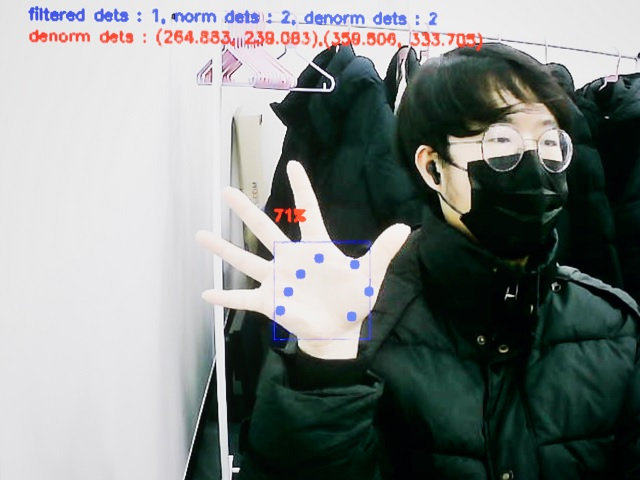
//> input picture 03_hand_desktop/testimg.jpg, 640 x 480 px
$ ./02_test2   (built with g++ and OpenCV 4)
//> lines starting //> are read from the running program, lines starting //| are printed output that depends on the picture; after the words box and inside, x2 and y2 are one past the last pixel; in counts of white or black regions, pixels touching at a corner belong together
#include <opencv2/opencv.hpp>

int main() {
    cv::Mat img = cv::imread("testimg.jpg");
//> img is the input picture: 480 rows x 640 cols, CV_8UC3; mean B, G, R 132.7, 134.8, 129.3


    float theta = -30;
    cv::Rect box(260, 240, 120, 120);

    float scale = 2.6;

    // 회전 중심점 계산
    cv::Point2f center(box.x + box.width / 2, box.y + box.height / 2);

    // 회전 변환 행렬 계산
    cv::Mat rotationMatrix = cv::getRotationMatrix2D(center, theta, 1.0);


    // 원래 detection 꼭지점
    cv::Point2f originaDetPoints[4] = {
    cv::Point2f(box.x, box.y),
    cv::Point2f(box.x + box.width, box.y),
    cv::Point2f(box.x + box.width, box.y + box.height),
    cv::Point2f(box.x, box.y + box.height)
    };

    // 회전된 상자의 꼭지점 계산
    cv::Point2f startRotatedPoints[4];

    // 목표 꼭지점(블라즈 핸드는 256이므로
    cv::Point2f targetRotatedPoint[4] = {
        cv::Point2f(0, 0),
        cv::Point2f(256, 0),
        cv::Point2f(256, 256),
        cv::Point2f(0, 256)

    };

    for (int i = 0; i < 4; i++)
    {
        cv::Point2f startRotatedPoint = originaDetPoints[i] - center;
        float x = startRotatedPoint.x * std::cos(theta * CV_PI / 180) - startRotatedPoint.y * std::sin(theta * CV_PI / 180);
        float y = startRotatedPoint.x * std::sin(theta * CV_PI / 180) + startRotatedPoint.y * std::cos(theta * CV_PI / 180);
        x = x * scale;
        y = y * scale;
        startRotatedPoints[i] = cv::Point2f(x, y) + center;
    }

    // 회전된 상자 그리기
    for (int i = 0; i < 4; i++) {
        cv::line(img, startRotatedPoints[i], startRotatedPoints[(i + 1) % 4], cv::Scalar(0, 255, 0), 2);
    }
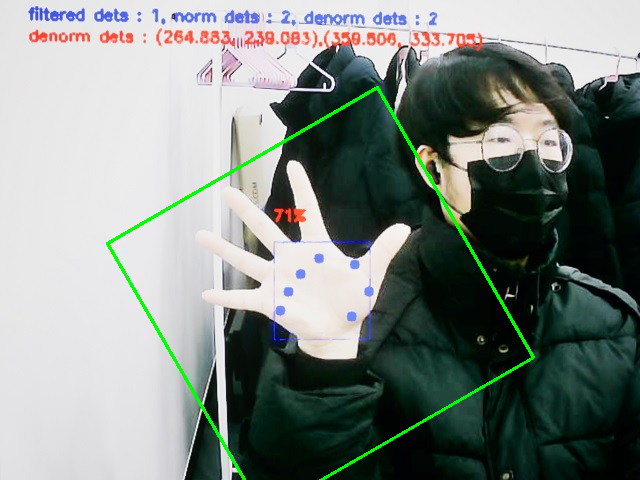
//> img: 480 rows x 640 cols, CV_8UC3; 1.22% of pixels changed, all inside (x1, y1, x2, y2) = (106, 86, 535, 480)


    // 어파인 변환 행렬 계산
    cv::Mat affineTransform_Mat = cv::getAffineTransform(startRotatedPoints, targetRotatedPoint);
    cv::Mat inv_affine_tranform_Mat;
    cv::invertAffineTransform(affineTransform_Mat, inv_affine_tranform_Mat);

    // 역/정 어파인변환 행렬로 이미지 변환
    cv::Mat affine_img;
    cv::Mat inv_affine_img;
    cv::warpAffine(img, affine_img, affineTransform_Mat, cv::Size(256, 256));
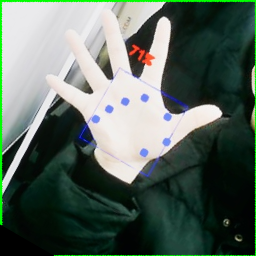
//> affine_img: 256 rows x 256 cols, CV_8UC3; mean B, G, R 94.8, 104.1, 89.8
    cv::warpAffine(affine_img, inv_affine_img, inv_affine_tranform_Mat, img.size());
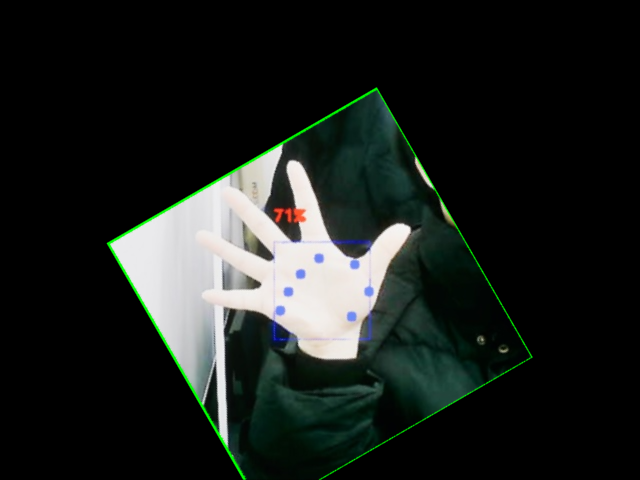
//> inv_affine_img: 480 rows x 640 cols, CV_8UC3; mean B, G, R 30, 33, 28.5


    // 결과 이미지 출력
    cv::imshow("img", img);
    cv::imshow("img2affine_img", affine_img);
    cv::imshow("affine_img2inv_affine_img", inv_affine_img);

    cv::waitKey(0);
    cv::destroyAllWindows();

    return 0;
}

$ run again, with 03_hand_desktop/rotated_img.jpg copied over 03_hand_desktop/testimg.jpg
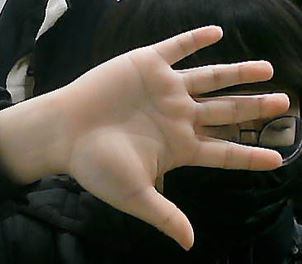
//> input picture 03_hand_desktop/rotated_img.jpg, 302 x 264 px
//> img is the input picture: 264 rows x 302 cols, CV_8UC3; mean B, G, R 59.1, 70.4, 77.2
//> after the loop `for (int i = 0; i < 4; i++)`:
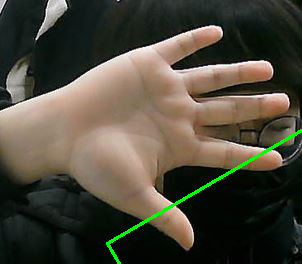
//> img: 264 rows x 302 cols, CV_8UC3; 1.05% of pixels changed, all inside (x1, y1, x2, y2) = (106, 129, 302, 264)
//> `cv::warpAffine(affine_img, inv_affine_img, inv_affine_tranform_Mat, im..`:
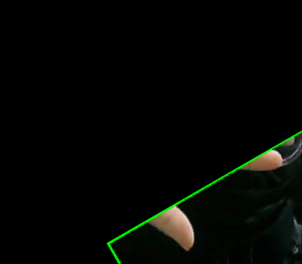
//> inv_affine_img: 264 rows x 302 cols, CV_8UC3; mean B, G, R 3.1, 6, 4.2
